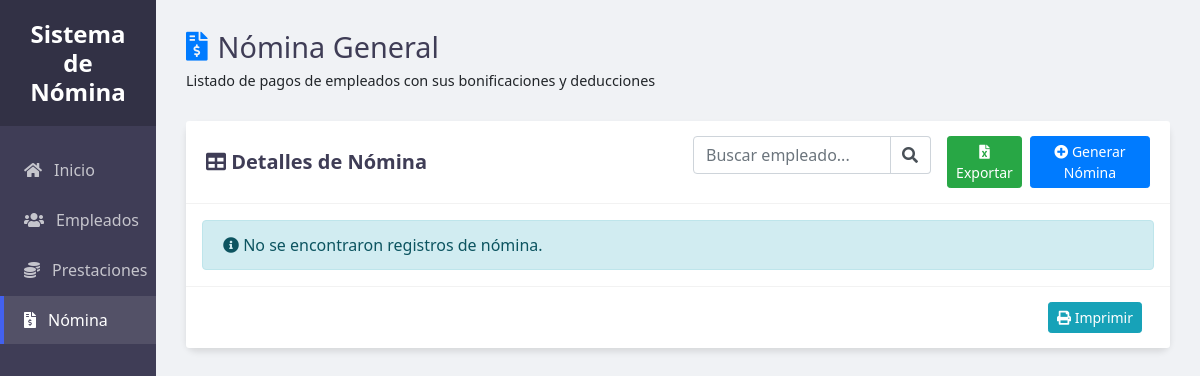
/ProyectoNomina/index.php?controller=nomina&action=ver, run on an earlier commit of the app's database.
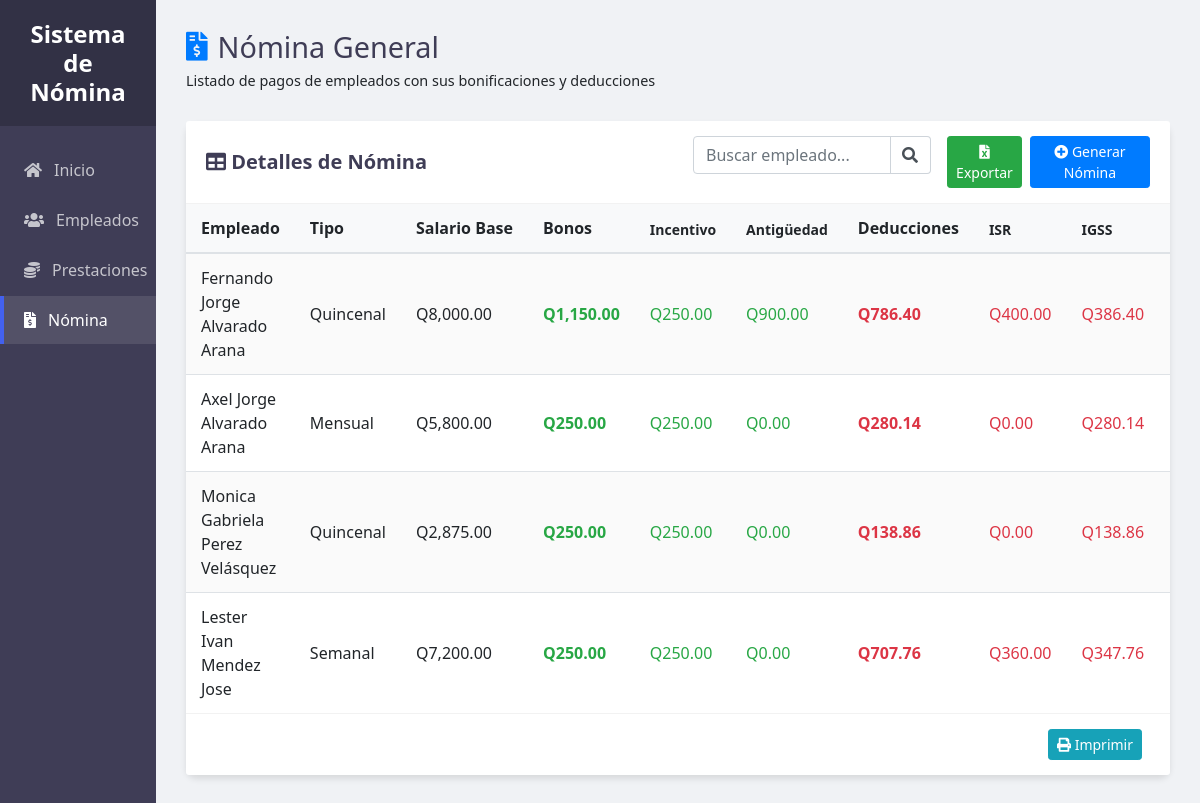
And on a later commit of the database.
### tables this page shows
CREATE TABLE `nomina` (
  `ID_Nomina` int(11) NOT NULL AUTO_INCREMENT,
  `ID_Emp` int(11) NOT NULL,
  `Tipo_Nomina` enum('Semanal','Quincenal','Mensual') NOT NULL,
  `Fecha_Nomina` date NOT NULL,
  `Salario_Base` decimal(10,2) NOT NULL,
  `Bono_Incentivo` decimal(10,2) DEFAULT 250.00,
  `Bono_Antiguedad` decimal(10,2) DEFAULT 0.00,
  `ISR` decimal(10,2) DEFAULT 0.00,
  `IGSS` decimal(10,2) DEFAULT 0.00,
  `Total_Neto` decimal(10,2) NOT NULL,
  PRIMARY KEY (`ID_Nomina`),
  KEY `ID_Emp` (`ID_Emp`),
  CONSTRAINT `nomina_ibfk_1` FOREIGN KEY (`ID_Emp`) REFERENCES `empleado` (`ID_Emp`)
);

### ProyectoNomina/Controllers/NominaController.php (called while the page is built, shortened)
<?php
require_once 'Models/NominaModelo.php';
class NominaController {
    private $nomina;
    public function __construct() {
        $db = db::conectar();
        $this->nomina = new NominaModelo($db);
    }
    public function ver() {
    $nominas = $this->nomina->obtenerNominas();
    require_once 'Views/Nomina/ver.php';
    }
}

### ProyectoNomina/Models/NominaModelo.php (called while the page is built, shortened)
<?php
class NominaModelo {
    private $conn;
    public function __construct($db) {
        $this->conn = $db;
    }
    public function obtenerNominas() {
        $stmt = $this->conn->prepare("CALL spObtenerNominas()");
        $stmt->execute();
        return $stmt->fetchAll(PDO::FETCH_ASSOC);
    }
}

### ProyectoNomina/Views/Nomina/Ver.php (the view, shortened to what this page needs)
<!DOCTYPE html>
<html lang="es">
<head>
    <link rel="stylesheet" href="https://cdn.jsdelivr.net/npm/bootstrap@4.6.2/dist/css/bootstrap.min.css">
    <link rel="stylesheet" href="https://cdnjs.cloudflare.com/ajax/libs/font-awesome/5.15.4/css/all.min.css">
    <link rel="stylesheet" href="Public/CSS/styleVerEmp.css">
</head>
<body>
    <div class="sidebar">
        <div class="sidebar-header">
            <h3>Sistema de Nómina</h3>
        </div>
        <ul class="sidebar-menu">
            <li><a href="index.php"><i class="fas fa-home"></i> Inicio</a></li>
            <li><a href="index.php?controller=empleado&action=ver"><i class="fas fa-users"></i> Empleados</a></li>
            <li><a href="index.php?controller=prestacion&action=ver"><i class="fas fa-coins"></i> Prestaciones</a></li>
            <li><a href="index.php?controller=nomina&action=ver" class="active"><i class="fas fa-file-invoice-dollar"></i> Nómina</a></li>
        </ul>
    </div>
    <div class="main-content">
        <div class="content-container">
            <div class="header">
                <div class="header-title">
                    <h1><i class="fas fa-file-invoice-dollar text-primary"></i> Nómina General</h1>
                    <p>Listado de pagos de empleados con sus bonificaciones y deducciones</p>
                </div>
            </div>
            <div class="card">
                <div class="card-header bg-white">
                    <div class="row align-items-center">
                        <div class="col-md-6">
                            <h5 class="mb-0"><i class="fas fa-table"></i> Detalles de Nómina</h5>
                        </div>
                        <div class="col-md-6 text-right">
                            <div class="d-flex justify-content-end">
                                <form class="search-box mr-3">
                                    <div class="input-group">
                                        <input type="text" id="searchInput" class="form-control" placeholder="Buscar empleado...">
                                        <div class="input-group-append">
                                            <span class="input-group-text"><i class="fas fa-search"></i></span>
                                        </div>
                                    </div>
                                </form>
                                <a href="core/exportar_nomina.php" class="btn btn-success btn-sm mr-2">
                                    <i class="fas fa-file-excel"></i> Exportar
                                </a>
                                <a href="index.php?controller=nomina&action=crear" class="btn btn-primary btn-sm">
                                    <i class="fas fa-plus-circle"></i> Generar Nómina
                                </a>
                            </div>
                        </div>
                    </div>
                </div>
                <div class="card-body p-0">
                    <?php if (empty($nominas)): ?>
                        <div class="alert alert-info m-3">
                            <i class="fas fa-info-circle"></i> No se encontraron registros de nómina.
                        </div>
                    <?php else: ?>
                        <div class="table-container">
                            <table class="table table-striped table-hover" id="nominaTable">
                                <thead>
                                    <tr>
                                        <th>Empleado</th>
                                        <th>Tipo</th>
                                        <th>Salario Base</th>
                                        <th>Bonos</th>
                                        <th class="small">Incentivo</th>
                                        <th class="small">Antigüedad</th>
                                        <th>Deducciones</th>
                                        <th class="small">ISR</th>
                                        <th class="small">IGSS</th>
                                        <th>Total Neto</th>
                                    </tr>
                                </thead>
                                <tbody>
                                    <?php foreach ($nominas as $n): ?>
                                        <tr>
                                            <td><?= htmlspecialchars($n['nombre_empleado'] ?? 'Empleado') ?></td>
                                            <td><?= $n['Tipo_Nomina'] ?></td>
                                            <td>Q<?= number_format($n['Salario_Base'], 2) ?></td>
                                            <td class="text-success"><strong>Q<?= number_format($n['Bono_Incentivo'] + $n['Bono_Antiguedad'], 2) ?></strong></td>
                                            <td class="text-success">Q<?= number_format($n['Bono_Incentivo'], 2) ?></td>
                                            <td class="text-success">Q<?= number_format($n['Bono_Antiguedad'], 2) ?></td>
                                            <td class="text-danger"><strong>Q<?= number_format($n['ISR'] + $n['IGSS'], 2) ?></strong></td>
                                            <td class="text-danger">Q<?= number_format($n['ISR'], 2) ?></td>
                                            <td class="text-danger">Q<?= number_format($n['IGSS'], 2) ?></td>
                                            <td><strong>Q<?= number_format($n['Total_Neto'], 2) ?></strong></td>
                                        </tr>
                                    <?php endforeach; ?>
                                </tbody>
                            </table>
                        </div>
                    <?php endif; ?>
                </div>
                <div class="card-footer text-right">
                    <button onclick="window.print()" class="btn btn-info btn-sm mr-2">
                        <i class="fas fa-print"></i> Imprimir
                    </button>
                </div>
            </div>
        </div>
    </div>
</body>
</html>

### ProyectoNomina/index.php (shortened to what this page needs)
<?php
require_once 'Models/PrestacionModelo.php';
require_once 'Models/NominaModelo.php';
require_once 'Controllers/NominaController.php';
$controller = $_GET['controller'] ?? 'empleado';
$action = $_GET['action'] ?? 'index';
switch ($controller) {
    case 'nomina':
        $controlador = new NominaController();
        if (method_exists($controlador, $action)) {
            $controlador->$action();
        } else {
            echo "Acción no encontrada en Nómina.";
        }
        break;
}

### ProyectoNomina/Public/CSS/styleVerEmp.css (style rules this page uses)
:root { --primary: #4361ee; --secondary: #3f3d56; --success: #23a359; --danger: #e74c3c; --light: #f8f9fa; --dark: #343a40; --gray: #6c757d; --sidebar-width: 13%; }
body { margin: 0; padding: 0; font-family: 'Segoe UI', Roboto, 'Helvetica Neue', Arial, sans-serif; background-color: #f0f2f5; display: flex; min-height: 100vh; overflow: hidden; }
.sidebar { width: var(--sidebar-width); background-color: var(--secondary); color: white; position: fixed; height: 100vh; overflow-y: auto; z-index: 100; }
.sidebar-header { padding: 20px; background-color: rgba(0, 0, 0, 0.2); text-align: center; }
.sidebar-header h3 { margin: 0; font-size: 1.5rem; font-weight: 600; }
.sidebar-menu { list-style: none; padding: 0; margin: 20px 0; }
.sidebar-menu li { margin-bottom: 2px; }
.sidebar-menu a { display: flex; align-items: center; padding: 12px 20px; color: rgba(255, 255, 255, 0.7); text-decoration: none; transition: all 0.3s; border-left: 4px solid transparent; }
.sidebar-menu a:hover, .sidebar-menu a.active { background-color: rgba(255, 255, 255, 0.1); color: white; border-left-color: var(--primary); }
.sidebar-menu i { margin-right: 12px; }
.main-content { flex: 1; margin-left: var(--sidebar-width); height: 100vh; overflow-y: auto; }
.content-container { padding: 30px; max-width: 1800px; margin: 0 auto; }
.header { display: flex; justify-content: space-between; align-items: center; margin-bottom: 30px; }
.header-title h1 { margin: 0; font-size: 1.8rem; color: var(--secondary); display: flex; align-items: center; }
.header-title h1 i { margin-right: 10px; }
.header-title p { margin: 5px 0 0; font-size: 0.9rem; }
.card { border: none; border-radius: 10px; box-shadow: 0 4px 6px rgba(0, 0, 0, 0.1); margin-bottom: 30px; background-color: white; }
.card-header { padding: 15px 20px; border-bottom: 1px solid rgba(0, 0, 0, 0.05); }
.card-header h5 { font-weight: 600; color: var(--secondary); }
.table-container { max-height: calc(100vh - 250px); overflow-y: auto; overflow-x: auto; }
.table { margin-bottom: 0; width: 100%; }
.table thead th { position: sticky; top: 0; background-color: #f8f9fa; z-index: 10; font-weight: 600; border-top: none; border-bottom: 2px solid #dee2e6; padding: 12px 15px; white-space: nowrap; }
.table td { padding: 12px 15px; vertical-align: middle; }
.table-striped tbody tr:nth-of-type(odd) { background-color: rgba(0, 0, 0, 0.02); }
.card-footer { background-color: white; border-top: 1px solid rgba(0, 0, 0, 0.05); padding: 15px 20px; }
.search-box { max-width: 300px; margin-left: auto; }
.search-box .form-control { border-top-right-radius: 0; border-bottom-right-radius: 0; }
.search-box .input-group-text { background-color: white; border-left: none; }

What changed in the data, as far as the page shows it:
added nomina: nombre_empleado "Fernando Jorge Alvarado Arana", Tipo_Nomina "Quincenal", Salario_Base "8,000.00", $n['Bono_Incentivo'] + $n['Bono_Antiguedad'] "1,150.00", Bono_Incentivo "250.00", Bono_Antiguedad "900.00", $n['ISR'] + $n['IGSS'] "786.40", ISR "400.00", IGSS "386.40"
added nomina: nombre_empleado "Axel Jorge Alvarado Arana", Tipo_Nomina "Mensual", Salario_Base "5,800.00", $n['Bono_Incentivo'] + $n['Bono_Antiguedad'] "250.00", Bono_Incentivo "250.00", Bono_Antiguedad "0.00", $n['ISR'] + $n['IGSS'] "280.14", ISR "0.00", IGSS "280.14"
added nomina: nombre_empleado "Monica Gabriela Perez Velásquez", Tipo_Nomina "Quincenal", Salario_Base "2,875.00", $n['Bono_Incentivo'] + $n['Bono_Antiguedad'] "250.00", Bono_Incentivo "250.00", Bono_Antiguedad "0.00", $n['ISR'] + $n['IGSS'] "138.86", ISR "0.00", IGSS "138.86"
added nomina: nombre_empleado "Lester Ivan Mendez Jose", Tipo_Nomina "Semanal", Salario_Base "7,200.00", $n['Bono_Incentivo'] + $n['Bono_Antiguedad'] "250.00", Bono_Incentivo "250.00", Bono_Antiguedad "0.00", $n['ISR'] + $n['IGSS'] "707.76", ISR "360.00", IGSS "347.76"
Also different on the page:
text no longer shown: "No se encontraron registros de nómina."
text now shown: "Empleado Tipo Salario Base Bonos Incentivo Antigüedad Deducciones ISR IGSS"
